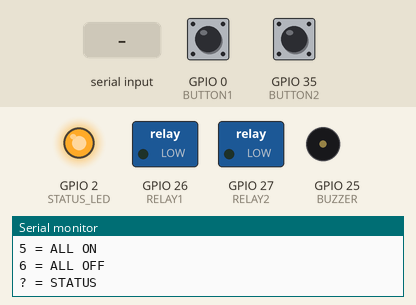
Bench run of a sketch on a simulated ESP32. Shown: switched loads named in the sketch (green lamp = pin HIGH), output pins drawn as LEDs (lit = HIGH), buzzer (waves = sounding, pin HIGH), the last lines printed to the serial monitor. Inputs (shaded band) come from the test bench; at power-on: GPIO 0 (BUTTON1) HIGH, GPIO 35 (BUTTON2) LOW. Nothing arrives over Bluetooth unless stated.

Above: at 1.2 s.
1.3 s: GPIO 0 (BUTTON1) pulled LOW for 0.15 s
At 1.9 s:
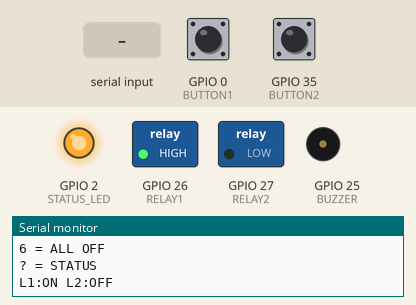
2.9 s: GPIO 35 (BUTTON2) pulled HIGH for 0.15 s
At 4.1 s:
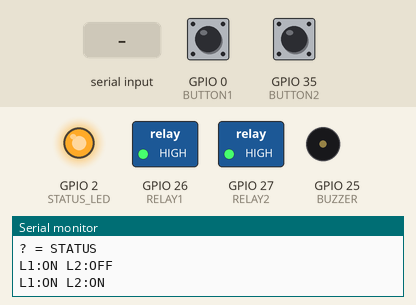
4.5 s: "2\n" received over the second serial link
At 5.5 s:
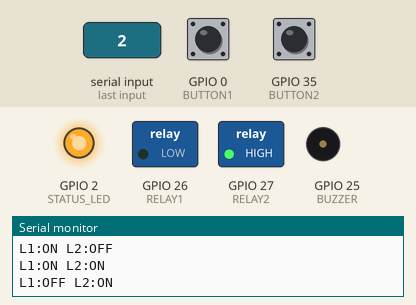
6.0 s: "4\n" received over the second serial link
At 6.6 s:
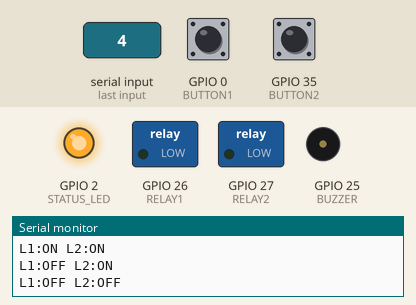
7.5 s: "1\n" received over the second serial link
At 8.7 s:
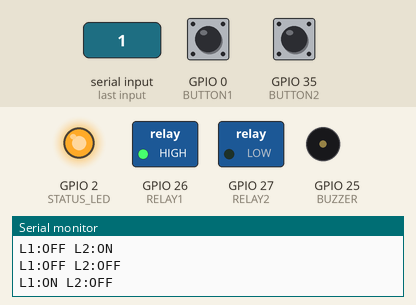
9.0 s: "3\n" received over the second serial link
At 10.1 s:
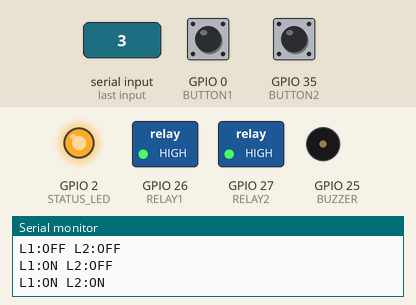
Timing chart, 0 to 11.5 s (numbered marks = the images above; inputs shaded):
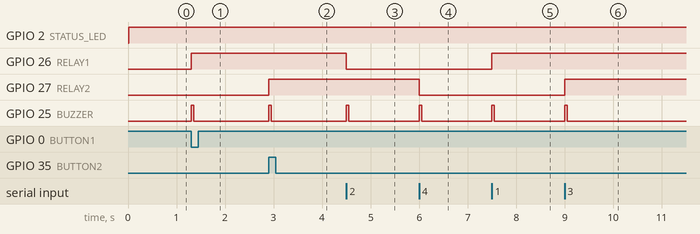

Measured:
- after the input at 1.3 s, GPIO 26 (RELAY1): LOW → HIGH at once; GPIO 25 (BUZZER): LOW → HIGH at once, → LOW 0.05 s later
- after the input at 2.9 s, GPIO 27 (RELAY2): LOW → HIGH at once; GPIO 25 (BUZZER): LOW → HIGH at once, → LOW 0.05 s later
- after the input at 4.5 s, GPIO 26 (RELAY1): HIGH → LOW at once; GPIO 25 (BUZZER): LOW → HIGH at once, → LOW 0.05 s later
- after the input at 6.0 s, GPIO 27 (RELAY2): HIGH → LOW at once; GPIO 25 (BUZZER): LOW → HIGH at once, → LOW 0.05 s later
- after the input at 7.5 s, GPIO 26 (RELAY1): LOW → HIGH at once; GPIO 25 (BUZZER): LOW → HIGH at once, → LOW 0.05 s later
- after the input at 9.0 s, GPIO 27 (RELAY2): LOW → HIGH at once; GPIO 25 (BUZZER): LOW → HIGH at once, → LOW 0.05 s later

The sketch:

p5-bt-light-control.ino
```cpp
#include "BluetoothSerial.h"

BluetoothSerial SerialBT;

// ---------- PIN DEFINITIONS ----------
#define RELAY1 26
#define RELAY2 27
#define BUZZER 25
#define STATUS_LED 2
// Relay control logic is configured here so the output behavior
// can be changed easily if the relay module uses opposite logic.
#define BUTTON1 0
#define BUTTON2 35

// Relay modules are usually active-LOW
#define RELAY_ON HIGH
#define RELAY_OFF LOW

// ---------- LIGHT STATES ----------
bool light1State = false;
bool light2State = false;

// ---------- BUTTON STATES ----------
bool lastButton1State = HIGH;
bool lastButton2State = LOW;

// ---------- TIMERS ----------
unsigned long lastButton1Press = 0;
unsigned long lastButton2Press = 0;
unsigned long lastBluetoothCommand = 0;

const unsigned long debounceTime = 250;
const unsigned long autoOffTime = 30UL * 60UL * 1000UL; // 30 minutes

// ---------- FUNCTIONS ----------

void updateRelays() {
  digitalWrite(RELAY1, light1State ? RELAY_ON : RELAY_OFF);
  digitalWrite(RELAY2, light2State ? RELAY_ON : RELAY_OFF);
}

void beep() {
  digitalWrite(BUZZER, HIGH);
  delay(50);
  digitalWrite(BUZZER, LOW);
}

void sendStatus() {
  String status = "L1:";
  status += light1State ? "ON" : "OFF";

  status += " L2:";
  status += light2State ? "ON" : "OFF";

  SerialBT.println(status);
  Serial.println(status);
}

void toggleLight1() {
  light1State = !light1State;
  updateRelays();
  beep();
  sendStatus();
}

void toggleLight2() {
  light2State = !light2State;
  updateRelays();
  beep();
  sendStatus();
}

void allLightsOn() {
  light1State = true;
  light2State = true;

  updateRelays();
  beep();
  sendStatus();
}

void allLightsOff() {
  light1State = false;
  light2State = false;

  updateRelays();
  beep();
  sendStatus();
}

void processCommand(char command) {

  lastBluetoothCommand = millis();

  switch (command) {

    case '1':
      light1State = true;
      updateRelays();
      beep();
      sendStatus();
      break;

    case '2':
      light1State = false;
      updateRelays();
      beep();
      sendStatus();
      break;

    case '3':
      light2State = true;
      updateRelays();
      beep();
      sendStatus();
      break;

    case '4':
      light2State = false;
      updateRelays();
      beep();
      sendStatus();
      break;

    case '5':
      allLightsOn();
      break;

    case '6':
      allLightsOff();
      break;

    case '?':
      sendStatus();
      break;

    default:
      SerialBT.println("Invalid command");
      Serial.println("Invalid command");
      break;
  }
}

// ---------- SETUP ----------

void setup() {

  Serial.begin(115200);

  SerialBT.begin("IIT_IoT_HomeCtrl");

  // Relay pins
  pinMode(RELAY1, OUTPUT);
  pinMode(RELAY2, OUTPUT);

  // Buzzer
  pinMode(BUZZER, OUTPUT);
  digitalWrite(BUZZER, LOW);

  // Built-in LED
  pinMode(STATUS_LED, OUTPUT);
  digitalWrite(STATUS_LED, LOW);

  // Button 1
  pinMode(BUTTON1, INPUT_PULLUP);

  // GPIO35 needs external 10kΩ pull-down resistor
  pinMode(BUTTON2, INPUT);

  // Start with both lights OFF
  light1State = false;
  light2State = false;
  updateRelays();

  lastBluetoothCommand = millis();

  Serial.println("Bluetooth Home Light Controller Started");
  Serial.println("Bluetooth Name: IIT_IoT_HomeCtrl");
  Serial.println("Commands:");
  Serial.println("1 = Light 1 ON");
  Serial.println("2 = Light 1 OFF");
  Serial.println("3 = Light 2 ON");
  Serial.println("4 = Light 2 OFF");
  Serial.println("5 = ALL ON");
  Serial.println("6 = ALL OFF");
  Serial.println("? = STATUS");
}

// ---------- LOOP ----------

void loop() {

  // Bluetooth connection indicator
  if (SerialBT.hasClient()) {
    digitalWrite(STATUS_LED, HIGH);
  } else {
    digitalWrite(STATUS_LED, LOW);
  }

  // Read Bluetooth commands
  if (SerialBT.available()) {

    char command = SerialBT.read();

    // Ignore newline and carriage return
    if (command != '\n' && command != '\r') {
      processCommand(command);
    }
  }

  // ---------- BUTTON 1: GPIO0 ----------
  bool button1State = digitalRead(BUTTON1);

  if (button1State == LOW &&
      lastButton1State == HIGH &&
      millis() - lastButton1Press > debounceTime) {

    toggleLight1();
    lastButton1Press = millis();
  }

  lastButton1State = button1State;

  // ---------- BUTTON 2: GPIO35 ----------
  bool button2State = digitalRead(BUTTON2);

  if (button2State == HIGH &&
      lastButton2State == LOW &&
      millis() - lastButton2Press > debounceTime) {

    toggleLight2();
    lastButton2Press = millis();
  }

  lastButton2State = button2State;

  // ---------- AUTO TIMEOUT ----------
  if (millis() - lastBluetoothCommand >= autoOffTime) {

    if (light1State || light2State) {

      light1State = false;
      light2State = false;

      updateRelays();

      Serial.println("30-minute timeout: All lights OFF");
      SerialBT.println("30-minute timeout: All lights OFF");
    }

    lastBluetoothCommand = millis();
  }
}
```
